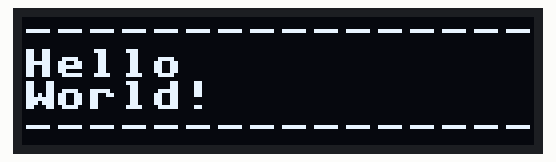
Recording of a program running on a simulated Raspberry Pi Pico running MicroPython. Shown: 128×32 one-colour display. Library files of the repository ran but are not shown: ssd1306.py. At 0.0 s the program stops and its outputs stay as they are.

Above: at 0.1 s.

The program:

example_1.py
```python
# --- Import the required libraries / modules:
import machine
from modules.ssd1306 import SSD1306_I2C


def main() -> None:

    # --- Setup the driver for the display:
    sda = machine.Pin(0) # GP0
    scl = machine.Pin(1) # GP1

    i2c = machine.I2C(0, sda = sda, scl = scl, freq=400000)

    display_x = 128
    display_y = 32

    display = SSD1306_I2C(display_x,
                          display_y,
                          i2c) # Cannot pass address. Default is 0x3C.


    # --- Clear the screen:
    display.fill(0)

    # --- Show hello world on the display:
    display.text("-"*127, 0, 0, 1)
    display.text("Hello", 0, 8, 1)
    display.text("World!", 0, 16, 1)
    display.text("-"*127, 0, 24, 1)

    display.show()


if __name__ == "__main__":
    main()
```
